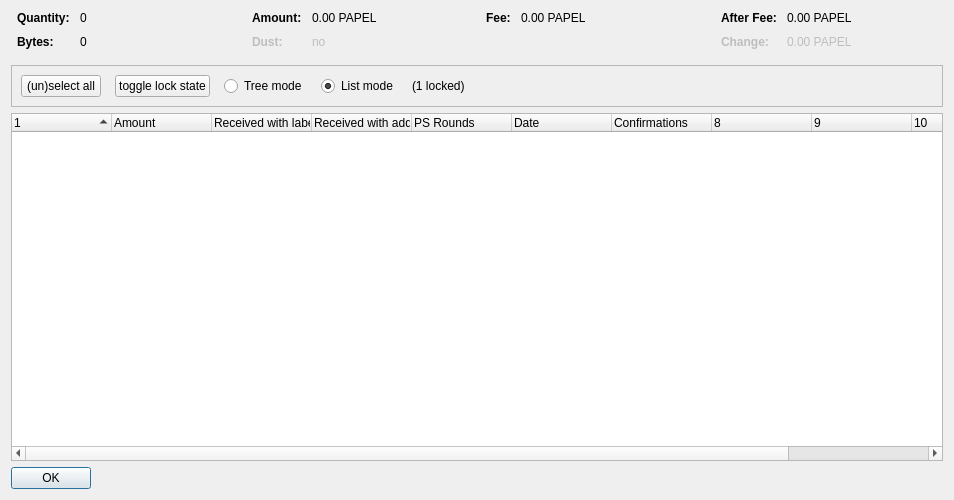
<?xml version="1.0" encoding="UTF-8"?>
<ui version="4.0">
 <class>CoinControlDialog</class>
 <widget class="QDialog" name="CoinControlDialog">
  <property name="geometry">
   <rect>
    <x>0</x>
    <y>0</y>
    <width>954</width>
    <height>500</height>
   </rect>
  </property>
  <property name="windowTitle">
   <string>Coin Selection</string>
  </property>
  <layout class="QVBoxLayout" name="verticalLayout">
   <item>
    <layout class="QHBoxLayout" name="horizontalLayoutTop" stretch="0,0,0,0">
     <property name="topMargin">
      <number>0</number>
     </property>
     <property name="bottomMargin">
      <number>10</number>
     </property>
     <item>
      <layout class="QFormLayout" name="formLayoutCoinControl1">
       <property name="horizontalSpacing">
        <number>10</number>
       </property>
       <property name="verticalSpacing">
        <number>10</number>
       </property>
       <property name="leftMargin">
        <number>6</number>
       </property>
       <property name="rightMargin">
        <number>6</number>
       </property>
       <item row="0" column="0">
        <widget class="QLabel" name="labelCoinControlQuantityText">
         <property name="font">
          <font>
           <weight>75</weight>
           <bold>true</bold>
          </font>
         </property>
         <property name="text">
          <string>Quantity:</string>
         </property>
        </widget>
       </item>
       <item row="0" column="1">
        <widget class="QLabel" name="labelCoinControlQuantity">
         <property name="cursor">
          <cursorShape>IBeamCursor</cursorShape>
         </property>
         <property name="contextMenuPolicy">
          <enum>Qt::ActionsContextMenu</enum>
         </property>
         <property name="text">
          <string notr="true">0</string>
         </property>
         <property name="textInteractionFlags">
          <set>Qt::LinksAccessibleByMouse|Qt::TextSelectableByKeyboard|Qt::TextSelectableByMouse</set>
         </property>
        </widget>
       </item>
       <item row="1" column="0">
        <widget class="QLabel" name="labelCoinControlBytesText">
         <property name="font">
          <font>
           <weight>75</weight>
           <bold>true</bold>
          </font>
         </property>
         <property name="text">
          <string>Bytes:</string>
         </property>
        </widget>
       </item>
       <item row="1" column="1">
        <widget class="QLabel" name="labelCoinControlBytes">
         <property name="cursor">
          <cursorShape>IBeamCursor</cursorShape>
         </property>
         <property name="contextMenuPolicy">
          <enum>Qt::ActionsContextMenu</enum>
         </property>
         <property name="text">
          <string notr="true">0</string>
         </property>
         <property name="textInteractionFlags">
          <set>Qt::LinksAccessibleByMouse|Qt::TextSelectableByKeyboard|Qt::TextSelectableByMouse</set>
         </property>
        </widget>
       </item>
      </layout>
     </item>
     <item>
      <layout class="QFormLayout" name="formLayoutCoinControl2">
       <property name="horizontalSpacing">
        <number>10</number>
       </property>
       <property name="verticalSpacing">
        <number>10</number>
       </property>
       <property name="leftMargin">
        <number>6</number>
       </property>
       <property name="rightMargin">
        <number>6</number>
       </property>
       <item row="0" column="0">
        <widget class="QLabel" name="labelCoinControlAmountText">
         <property name="font">
          <font>
           <weight>75</weight>
           <bold>true</bold>
          </font>
         </property>
         <property name="text">
          <string>Amount:</string>
         </property>
        </widget>
       </item>
       <item row="0" column="1">
        <widget class="QLabel" name="labelCoinControlAmount">
         <property name="cursor">
          <cursorShape>IBeamCursor</cursorShape>
         </property>
         <property name="contextMenuPolicy">
          <enum>Qt::ActionsContextMenu</enum>
         </property>
         <property name="text">
          <string notr="true">0.00 PAPEL</string>
         </property>
         <property name="textInteractionFlags">
          <set>Qt::LinksAccessibleByMouse|Qt::TextSelectableByKeyboard|Qt::TextSelectableByMouse</set>
         </property>
        </widget>
       </item>
       <item row="1" column="0">
        <widget class="QLabel" name="labelCoinControlLowOutputText">
         <property name="enabled">
          <bool>false</bool>
         </property>
         <property name="font">
          <font>
           <weight>75</weight>
           <bold>true</bold>
          </font>
         </property>
         <property name="text">
          <string>Dust:</string>
         </property>
        </widget>
       </item>
       <item row="1" column="1">
        <widget class="QLabel" name="labelCoinControlLowOutput">
         <property name="enabled">
          <bool>false</bool>
         </property>
         <property name="cursor">
          <cursorShape>IBeamCursor</cursorShape>
         </property>
         <property name="contextMenuPolicy">
          <enum>Qt::ActionsContextMenu</enum>
         </property>
         <property name="text">
          <string notr="true">no</string>
         </property>
         <property name="textInteractionFlags">
          <set>Qt::LinksAccessibleByMouse|Qt::TextSelectableByKeyboard|Qt::TextSelectableByMouse</set>
         </property>
        </widget>
       </item>
      </layout>
     </item>
     <item>
      <layout class="QFormLayout" name="formLayoutCoinControl3">
       <property name="horizontalSpacing">
        <number>10</number>
       </property>
       <property name="verticalSpacing">
        <number>10</number>
       </property>
       <property name="leftMargin">
        <number>6</number>
       </property>
       <property name="rightMargin">
        <number>6</number>
       </property>
       <item row="0" column="0">
        <widget class="QLabel" name="labelCoinControlFeeText">
         <property name="font">
          <font>
           <weight>75</weight>
           <bold>true</bold>
          </font>
         </property>
         <property name="text">
          <string>Fee:</string>
         </property>
        </widget>
       </item>
       <item row="0" column="1">
        <widget class="QLabel" name="labelCoinControlFee">
         <property name="cursor">
          <cursorShape>IBeamCursor</cursorShape>
         </property>
         <property name="contextMenuPolicy">
          <enum>Qt::ActionsContextMenu</enum>
         </property>
         <property name="text">
          <string notr="true">0.00 PAPEL</string>
         </property>
         <property name="textInteractionFlags">
          <set>Qt::LinksAccessibleByMouse|Qt::TextSelectableByKeyboard|Qt::TextSelectableByMouse</set>
         </property>
        </widget>
       </item>
      </layout>
     </item>
     <item>
      <layout class="QFormLayout" name="formLayoutCoinControl4">
       <property name="horizontalSpacing">
        <number>10</number>
       </property>
       <property name="verticalSpacing">
        <number>10</number>
       </property>
       <property name="leftMargin">
        <number>6</number>
       </property>
       <property name="rightMargin">
        <number>6</number>
       </property>
       <item row="0" column="0">
        <widget class="QLabel" name="labelCoinControlAfterFeeText">
         <property name="font">
          <font>
           <weight>75</weight>
           <bold>true</bold>
          </font>
         </property>
         <property name="text">
          <string>After Fee:</string>
         </property>
        </widget>
       </item>
       <item row="0" column="1">
        <widget class="QLabel" name="labelCoinControlAfterFee">
         <property name="cursor">
          <cursorShape>IBeamCursor</cursorShape>
         </property>
         <property name="contextMenuPolicy">
          <enum>Qt::ActionsContextMenu</enum>
         </property>
         <property name="text">
          <string notr="true">0.00 PAPEL</string>
         </property>
         <property name="textInteractionFlags">
          <set>Qt::LinksAccessibleByMouse|Qt::TextSelectableByKeyboard|Qt::TextSelectableByMouse</set>
         </property>
        </widget>
       </item>
       <item row="1" column="0">
        <widget class="QLabel" name="labelCoinControlChangeText">
         <property name="enabled">
          <bool>false</bool>
         </property>
         <property name="font">
          <font>
           <weight>75</weight>
           <bold>true</bold>
          </font>
         </property>
         <property name="text">
          <string>Change:</string>
         </property>
        </widget>
       </item>
       <item row="1" column="1">
        <widget class="QLabel" name="labelCoinControlChange">
         <property name="enabled">
          <bool>false</bool>
         </property>
         <property name="cursor">
          <cursorShape>IBeamCursor</cursorShape>
         </property>
         <property name="contextMenuPolicy">
          <enum>Qt::ActionsContextMenu</enum>
         </property>
         <property name="text">
          <string notr="true">0.00 PAPEL</string>
         </property>
         <property name="textInteractionFlags">
          <set>Qt::LinksAccessibleByMouse|Qt::TextSelectableByKeyboard|Qt::TextSelectableByMouse</set>
         </property>
        </widget>
       </item>
      </layout>
     </item>
    </layout>
   </item>
   <item>
    <widget class="QFrame" name="frame">
     <property name="minimumSize">
      <size>
       <width>0</width>
       <height>40</height>
      </size>
     </property>
     <property name="frameShape">
      <enum>QFrame::StyledPanel</enum>
     </property>
     <property name="frameShadow">
      <enum>QFrame::Sunken</enum>
     </property>
     <layout class="QHBoxLayout" name="horizontalLayout">
      <item>
       <layout class="QHBoxLayout" name="horizontalLayoutPanel" stretch="0,0,0,0,0,0">
        <property name="spacing">
         <number>14</number>
        </property>
        <item>
         <widget class="QPushButton" name="pushButtonSelectAll">
          <property name="sizePolicy">
           <sizepolicy hsizetype="Maximum" vsizetype="Fixed">
            <horstretch>0</horstretch>
            <verstretch>0</verstretch>
           </sizepolicy>
          </property>
          <property name="text">
           <string>(un)select all</string>
          </property>
          <property name="autoDefault">
           <bool>false</bool>
          </property>
         </widget>
        </item>
        <item>
         <widget class="QPushButton" name="pushButtonToggleLock">
          <property name="sizePolicy">
           <sizepolicy hsizetype="Maximum" vsizetype="Fixed">
            <horstretch>0</horstretch>
            <verstretch>0</verstretch>
           </sizepolicy>
          </property>
          <property name="text">
           <string>toggle lock state</string>
          </property>
          <property name="autoDefault">
           <bool>false</bool>
          </property>
         </widget>
        </item>
        <item>
         <widget class="QRadioButton" name="radioTreeMode">
          <property name="sizePolicy">
           <sizepolicy hsizetype="Maximum" vsizetype="Fixed">
            <horstretch>0</horstretch>
            <verstretch>0</verstretch>
           </sizepolicy>
          </property>
          <property name="text">
           <string>Tree mode</string>
          </property>
         </widget>
        </item>
        <item>
         <widget class="QRadioButton" name="radioListMode">
          <property name="sizePolicy">
           <sizepolicy hsizetype="Maximum" vsizetype="Fixed">
            <horstretch>0</horstretch>
            <verstretch>0</verstretch>
           </sizepolicy>
          </property>
          <property name="text">
           <string>List mode</string>
          </property>
          <property name="checked">
           <bool>true</bool>
          </property>
         </widget>
        </item>
        <item>
         <widget class="QLabel" name="labelLocked">
          <property name="text">
           <string>(1 locked)</string>
          </property>
         </widget>
        </item>
        <item>
         <spacer name="horizontalSpacer">
          <property name="orientation">
           <enum>Qt::Horizontal</enum>
          </property>
          <property name="sizeHint" stdset="0">
           <size>
            <width>40</width>
            <height>20</height>
           </size>
          </property>
         </spacer>
        </item>
       </layout>
      </item>
     </layout>
    </widget>
   </item>
   <item>
    <widget class="CoinControlTreeWidget" name="treeWidget">
     <property name="contextMenuPolicy">
      <enum>Qt::CustomContextMenu</enum>
     </property>
     <property name="sortingEnabled">
      <bool>false</bool>
     </property>
     <property name="columnCount">
      <number>11</number>
     </property>
     <attribute name="headerShowSortIndicator" stdset="0">
      <bool>true</bool>
     </attribute>
     <attribute name="headerStretchLastSection">
      <bool>false</bool>
     </attribute>
     <column>
      <property name="text">
       <string/>
      </property>
     </column>
     <column>
      <property name="text">
       <string>Amount</string>
      </property>
     </column>
     <column>
      <property name="text">
       <string>Received with label</string>
      </property>
     </column>
     <column>
      <property name="text">
       <string>Received with address</string>
      </property>
     </column>
     <column>
      <property name="text">
       <string>PS Rounds</string>
      </property>
     </column>
     <column>
      <property name="text">
       <string>Date</string>
      </property>
     </column>
     <column>
      <property name="text">
       <string>Confirmations</string>
      </property>
      <property name="toolTip">
       <string>Confirmed</string>
      </property>
     </column>
     <column>
      <property name="text">
       <string/>
      </property>
     </column>
     <column>
      <property name="text">
       <string/>
      </property>
     </column>
     <column>
      <property name="text">
       <string/>
      </property>
     </column>
     <column>
      <property name="text">
       <string/>
      </property>
     </column>
    </widget>
   </item>
   <item>
    <widget class="QDialogButtonBox" name="buttonBox">
     <property name="sizePolicy">
      <sizepolicy hsizetype="Maximum" vsizetype="Fixed">
       <horstretch>0</horstretch>
       <verstretch>0</verstretch>
      </sizepolicy>
     </property>
     <property name="orientation">
      <enum>Qt::Horizontal</enum>
     </property>
     <property name="standardButtons">
      <set>QDialogButtonBox::Ok</set>
     </property>
    </widget>
   </item>
  </layout>
 </widget>
 <customwidgets>
  <customwidget>
   <class>CoinControlTreeWidget</class>
   <extends>QTreeWidget</extends>
   <header>coincontroltreewidget.h</header>
  </customwidget>
 </customwidgets>
 <resources/>
 <connections/>
</ui>
